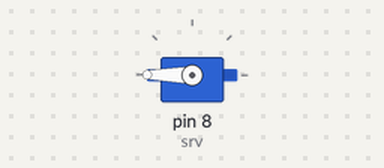
Recording of a sketch running on a simulated Arduino Uno, built with avr-gcc and run on an emulated ATmega328P. Shown: servo.

Above: at 0.05 s.
Timing chart, 0 to 4.6 s (numbered marks = the images above):
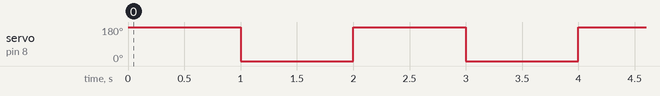

Measured:
- by itself, servo on pin 8 (srv): alternates 180° for 1.0 s and 0° for 1.0 s

The sketch:

servomoto180degree.ino
```cpp
#include <Servo.h>
Servo srv;
void setup() {
  srv.attach(8);
  srv.write(0);
  //delay(3000);
  // put your setup code here, to run once:
}
void loop() {
  srv.write(180);
  delay(1000);
  srv.write(0);
  delay(1000);

}
```
